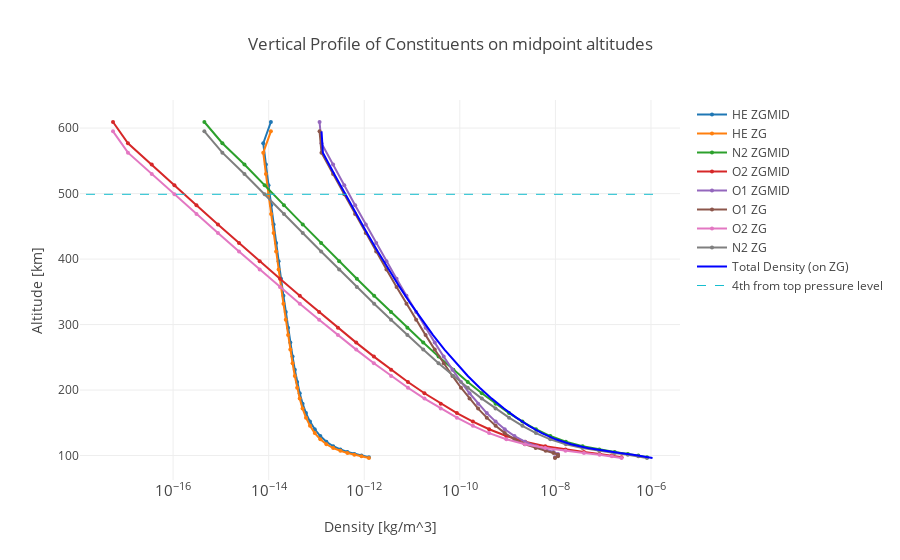

Notebook source saved alongside this figure:
### Code cell
# HE, O1, O2, N2, TotalDEN
# (time, lev, lat, lon)

lon = 20  # 72 total
lat = 20  # 36 total
time = 1



DEN = 1000*np.array(tiegcm.rootgrp.variables['DEN'])   
ZG = np.array(tiegcm.rootgrp.variables['ZG'])
ZGMID = np.array(tiegcm.rootgrp.variables['ZGMID'])

HE_mmr = np.array(tiegcm.rootgrp.variables['HE'])
O1_mmr = np.array(tiegcm.rootgrp.variables['O1'])
O2_mmr = np.array(tiegcm.rootgrp.variables['O2'])
N2_mmr = np.array(tiegcm.rootgrp.variables['N2'])   # for the CCMC data this avriable name is N2N

HE = HE_mmr*DEN  #kg/m^3     #/(1 + HE_mmr)
O1 = O1_mmr*DEN  #kg/m^3     #/(1 + O1_mmr)
O2 = O2_mmr*DEN  #kg/m^3     #/(1 + O2_mmr)
N2 = N2_mmr*DEN  #kg/m^3     #/(1 + N2_mmr)



traceHE = go.Scatter(
    x = HE[time, :, lat, lon],
    y = 1e-5*ZGMID[time, :, lat, lon],
    name='HE ZGMID',
    mode = 'lines+markers',
    marker= dict(
        size =4
    )
    )
traceHE_ZG = go.Scatter(
    x = HE[time, :, lat, lon],
    y = 1e-5*ZG[time, :, lat, lon],
    name='HE ZG',
    mode = 'lines+markers',
    marker= dict(
        size =4
    )
    )
traceO1 = go.Scatter(
    x = O1[time, :, lat, lon],
    y = 1e-5*ZGMID[time, :, lat, lon],
    name= 'O1 ZGMID',
    mode = 'lines+markers',
    marker= dict(
        size =4
    )
    )
traceO1_ZG = go.Scatter(
    x = O1[time, :, lat, lon],
    y = 1e-5*ZG[time, :, lat, lon],
    name= 'O1 ZG',
    mode = 'lines+markers',
    marker= dict(
        size =4
    )
    )
traceO2 = go.Scatter(
    x = O2[time, :, lat, lon],
    y = 1e-5*ZGMID[time, :, lat, lon],
    name='O2 ZGMID',
    mode = 'lines+markers',
    marker= dict(
        size =4
    )
    )
traceO2_ZG = go.Scatter(
    x = O2[time, :, lat, lon],
    y = 1e-5*ZG[time, :, lat, lon],
    name='O2 ZG',
    mode = 'lines+markers',
    marker= dict(
        size =4
    )
    )
traceN2 = go.Scatter(
    x = N2[time, :, lat, lon],
    y = 1e-5*ZGMID[time, :, lat, lon],
    name='N2 ZGMID',
    mode = 'lines+markers',
    marker= dict(
        size =4
    )
    )
traceN2_ZG = go.Scatter(
    x = N2[time, :, lat, lon],
    y = 1e-5*ZG[time, :, lat, lon],
    name='N2 ZG',
    mode = 'lines+markers',
    marker= dict(
        size =4
    )
    )
traceDEN = go.Scatter(
    x = DEN[time, :, lat, lon],
    y = 1e-5*ZG[time, :, lat, lon],
    name='Total Density (on ZG)',
        line = dict(
        color = ('rgb(0,0,255)'), 
        width = 2,
        )  
        )
trace_topPlevel = go.Scatter(
    x = [0, np.ndarray.max(DEN)],
    y = [1e-5*ZG[time, -2, lat, lon], 1e-5*ZG[time, -2, lat, lon]], 
    name = 'Top pressure level',
    mode = 'lines',
    line = dict(
        dash = 'dash',
        width = 1
        )
    )
trace_neg5thlevel = go.Scatter(
    x = [0, np.ndarray.max(DEN)],
    y = [1e-5*ZG[time, -4, lat, lon], 1e-5*ZG[time, -4, lat, lon]], 
    name = '4th from top pressure level',
    mode = 'lines',
    line = dict(
        dash = 'dash',
        width = 1
    )
    )

data = [traceHE, traceHE_ZG, 
        traceN2,
        traceO2,
        traceO1, traceO1_ZG, 
         traceO2_ZG, 
         traceN2_ZG, 
        traceDEN, trace_neg5thlevel]

layout = go.Layout(
        xaxis=dict(
        type='log',
        autorange=True,
        exponentformat='power',
        showexponent='all',
        title = 'Density [kg/m^3]'
        ),
        yaxis=dict(
        title = 'Altitude [km]'
        ),
        title = "Vertical Profile of Constituents on midpoint altitudes"
    )

fig = go.Figure(data=data, layout=layout)
iplot(fig)

### Figure 1 — Plotly figure (JSON) as saved in the notebook; plotly's stock layout.template omitted (floating-point values rounded to 4 significant figures)
{"data": [{"marker": {"size": 4}, "mode": "lines+markers", "name": "HE ZGMID", "type": "scatter", "uid": "c74b327d-99af-11e9-8dac-28cfe91e3125", "x": [1.251e-12, 8.765e-13, 6.221e-13, 4.452e-13, 3.168e-13, 2.238e-13, 1.614e-13, 1.203e-13, 9.206e-14, 7.315e-14, 6.029e-14, 5.124e-14, 4.458e-14, 3.943e-14, 3.522e-14, 3.16e-14, 2.838e-14, 2.547e-14, 2.28e-14, 2.035e-14, 1.813e-14, 1.611e-14, 1.43e-14, 1.268e-14, 1.122e-14, 9.919e-15, 8.752e-15, 7.7e-15, 1.112e-14], "y": [97.56, 100.0, 102.5, 105.4, 109.2, 114.3, 121.1, 129.8, 140.1, 151.8, 164.8, 179.3, 195.1, 212.3, 231.0, 251.0, 272.5, 295.1, 319.0, 344.0, 369.9, 396.8, 424.4, 453.0, 482.3, 512.7, 544.4, 576.9, 609.3]}, {"marker": {"size": 4}, "mode": "lines+markers", "name": "HE ZG", "type": "scatter", "uid": "c74b352e-99af-11e9-ab4c-28cfe91e3125", "x": [1.251e-12, 8.765e-13, 6.221e-13, 4.452e-13, 3.168e-13, 2.238e-13, 1.614e-13, 1.203e-13, 9.206e-14, 7.315e-14, 6.029e-14, 5.124e-14, 4.458e-14, 3.943e-14, 3.522e-14, 3.16e-14, 2.838e-14, 2.547e-14, 2.28e-14, 2.035e-14, 1.813e-14, 1.611e-14, 1.43e-14, 1.268e-14, 1.122e-14, 9.919e-15, 8.752e-15, 7.7e-15, 1.112e-14], "y": [96.25, 98.77, 101.2, 103.9, 107.2, 111.5, 117.2, 124.8, 134.3, 145.4, 157.9, 171.7, 186.9, 203.5, 221.5, 241.0, 261.8, 283.9, 307.3, 331.9, 357.5, 384.1, 411.5, 439.8, 468.9, 498.9, 530.0, 562.5, 595.0]}, {"marker": {"size": 4}, "mode": "lines+markers", "name": "N2 ZGMID", "type": "scatter", "uid": "c74b36c7-99af-11e9-b4fa-28cfe91e3125", "x": [8.256e-07, 5.447e-07, 3.284e-07, 1.74e-07, 8.275e-08, 3.697e-08, 1.656e-08, 7.808e-09, 3.912e-09, 2.038e-09, 1.071e-09, 5.589e-10, 2.884e-10, 1.467e-10, 7.333e-11, 3.588e-11, 1.714e-11, 7.986e-12, 3.628e-12, 1.61e-12, 6.997e-13, 2.985e-13, 1.252e-13, 5.164e-14, 2.09e-14, 8.242e-15, 3.115e-15, 1.074e-15, 4.506e-16], "y": [97.56, 100.0, 102.5, 105.4, 109.2, 114.3, 121.1, 129.8, 140.1, 151.8, 164.8, 179.3, 195.1, 212.3, 231.0, 251.0, 272.5, 295.1, 319.0, 344.0, 369.9, 396.8, 424.4, 453.0, 482.3, 512.7, 544.4, 576.9, 609.3]}, {"marker": {"size": 4}, "mode": "lines+markers", "name": "O2 ZGMID", "type": "scatter", "uid": "c74b3845-99af-11e9-8fde-28cfe91e3125", "x": [2.421e-07, 1.522e-07, 8.408e-08, 3.954e-08, 1.628e-08, 6.141e-09, 2.322e-09, 9.381e-10, 4.101e-10, 1.877e-10, 8.679e-11, 3.991e-11, 1.82e-11, 8.215e-12, 3.652e-12, 1.592e-12, 6.778e-13, 2.813e-13, 1.137e-13, 4.478e-14, 1.723e-14, 6.487e-15, 2.396e-15, 8.684e-16, 3.083e-16, 1.067e-16, 3.57e-17, 1.136e-17, 5.524e-18], "y": [97.56, 100.0, 102.5, 105.4, 109.2, 114.3, 121.1, 129.8, 140.1, 151.8, 164.8, 179.3, 195.1, 212.3, 231.0, 251.0, 272.5, 295.1, 319.0, 344.0, 369.9, 396.8, 424.4, 453.0, 482.3, 512.7, 544.4, 576.9, 609.3]}, {"marker": {"size": 4}, "mode": "lines+markers", "name": "O1 ZGMID", "type": "scatter", "uid": "c74b39b5-99af-11e9-8fc5-28cfe91e3125", "x": [9.807e-09, 1.133e-08, 1.135e-08, 9.128e-09, 6.25e-09, 3.864e-09, 2.3e-09, 1.394e-09, 8.725e-10, 5.613e-10, 3.665e-10, 2.412e-10, 1.595e-10, 1.057e-10, 6.992e-11, 4.593e-11, 2.988e-11, 1.92e-11, 1.219e-11, 7.647e-12, 4.746e-12, 2.917e-12, 1.778e-12, 1.075e-12, 6.443e-13, 3.819e-13, 2.23e-13, 1.274e-13, 1.161e-13], "y": [97.56, 100.0, 102.5, 105.4, 109.2, 114.3, 121.1, 129.8, 140.1, 151.8, 164.8, 179.3, 195.1, 212.3, 231.0, 251.0, 272.5, 295.1, 319.0, 344.0, 369.9, 396.8, 424.4, 453.0, 482.3, 512.7, 544.4, 576.9, 609.3]}, {"marker": {"size": 4}, "mode": "lines+markers", "name": "O1 ZG", "type": "scatter", "uid": "c74b3b28-99af-11e9-9a05-28cfe91e3125", "x": [9.807e-09, 1.133e-08, 1.135e-08, 9.128e-09, 6.25e-09, 3.864e-09, 2.3e-09, 1.394e-09, 8.725e-10, 5.613e-10, 3.665e-10, 2.412e-10, 1.595e-10, 1.057e-10, 6.992e-11, 4.593e-11, 2.988e-11, 1.92e-11, 1.219e-11, 7.647e-12, 4.746e-12, 2.917e-12, 1.778e-12, 1.075e-12, 6.443e-13, 3.819e-13, 2.23e-13, 1.274e-13, 1.161e-13], "y": [96.25, 98.77, 101.2, 103.9, 107.2, 111.5, 117.2, 124.8, 134.3, 145.4, 157.9, 171.7, 186.9, 203.5, 221.5, 241.0, 261.8, 283.9, 307.3, 331.9, 357.5, 384.1, 411.5, 439.8, 468.9, 498.9, 530.0, 562.5, 595.0]}, {"marker": {"size": 4}, "mode": "lines+markers", "name": "O2 ZG", "type": "scatter", "uid": "c74b3c99-99af-11e9-a3b0-28cfe91e3125", "x": [2.421e-07, 1.522e-07, 8.408e-08, 3.954e-08, 1.628e-08, 6.141e-09, 2.322e-09, 9.381e-10, 4.101e-10, 1.877e-10, 8.679e-11, 3.991e-11, 1.82e-11, 8.215e-12, 3.652e-12, 1.592e-12, 6.778e-13, 2.813e-13, 1.137e-13, 4.478e-14, 1.723e-14, 6.487e-15, 2.396e-15, 8.684e-16, 3.083e-16, 1.067e-16, 3.57e-17, 1.136e-17, 5.524e-18], "y": [96.25, 98.77, 101.2, 103.9, 107.2, 111.5, 117.2, 124.8, 134.3, 145.4, 157.9, 171.7, 186.9, 203.5, 221.5, 241.0, 261.8, 283.9, 307.3, 331.9, 357.5, 384.1, 411.5, 439.8, 468.9, 498.9, 530.0, 562.5, 595.0]}, {"marker": {"size": 4}, "mode": "lines+markers", "name": "N2 ZG", "type": "scatter", "uid": "c74b3e02-99af-11e9-b8c6-28cfe91e3125", "x": [8.256e-07, 5.447e-07, 3.284e-07, 1.74e-07, 8.275e-08, 3.697e-08, 1.656e-08, 7.808e-09, 3.912e-09, 2.038e-09, 1.071e-09, 5.589e-10, 2.884e-10, 1.467e-10, 7.333e-11, 3.588e-11, 1.714e-11, 7.986e-12, 3.628e-12, 1.61e-12, 6.997e-13, 2.985e-13, 1.252e-13, 5.164e-14, 2.09e-14, 8.242e-15, 3.115e-15, 1.074e-15, 4.506e-16], "y": [96.25, 98.77, 101.2, 103.9, 107.2, 111.5, 117.2, 124.8, 134.3, 145.4, 157.9, 171.7, 186.9, 203.5, 221.5, 241.0, 261.8, 283.9, 307.3, 331.9, 357.5, 384.1, 411.5, 439.8, 468.9, 498.9, 530.0, 562.5, 595.0]}, {"line": {"color": "rgb(0,0,255)", "width": 2}, "name": "Total Density (on ZG)", "type": "scatter", "uid": "c74b3f68-99af-11e9-b188-28cfe91e3125", "x": [1.078e-06, 7.083e-07, 4.239e-07, 2.226e-07, 1.053e-07, 4.698e-08, 2.118e-08, 1.014e-08, 5.195e-09, 2.787e-09, 1.524e-09, 8.401e-10, 4.662e-10, 2.607e-10, 1.469e-10, 8.344e-11, 4.772e-11, 2.75e-11, 1.596e-11, 9.323e-12, 5.481e-12, 3.239e-12, 1.92e-12, 1.14e-12, 6.768e-13, 4.002e-13, 2.349e-13, 1.362e-13, 1.277e-13], "y": [96.25, 98.77, 101.2, 103.9, 107.2, 111.5, 117.2, 124.8, 134.3, 145.4, 157.9, 171.7, 186.9, 203.5, 221.5, 241.0, 261.8, 283.9, 307.3, 331.9, 357.5, 384.1, 411.5, 439.8, 468.9, 498.9, 530.0, 562.5, 595.0]}, {"line": {"dash": "dash", "width": 1}, "mode": "lines", "name": "4th from top pressure level", "type": "scatter", "uid": "c74b40dc-99af-11e9-95af-28cfe91e3125", "x": [0, 1.132e-06], "y": [498.9, 498.9]}], "layout": {"title": "Vertical Profile of Constituents on midpoint altitudes", "xaxis": {"autorange": true, "exponentformat": "power", "showexponent": "all", "title": "Density [kg/m^3]", "type": "log"}, "yaxis": {"title": "Altitude [km]"}}}
